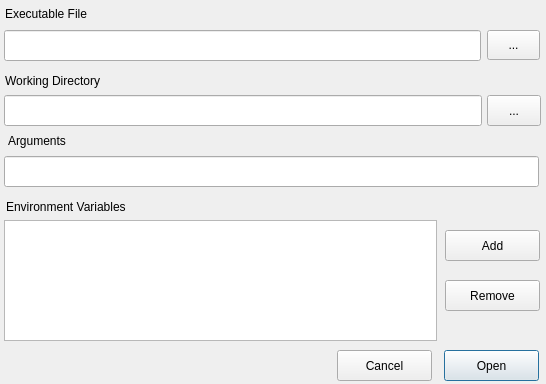
<?xml version="1.0" encoding="UTF-8"?>
<ui version="4.0">
 <class>Dialog</class>
 <widget class="QDialog" name="Dialog">
  <property name="geometry">
   <rect>
    <x>0</x>
    <y>0</y>
    <width>546</width>
    <height>384</height>
   </rect>
  </property>
  <property name="windowTitle">
   <string>Dialog</string>
  </property>
  <widget class="QPushButton" name="cmdOpen">
   <property name="geometry">
    <rect>
     <x>444</x>
     <y>350</y>
     <width>95</width>
     <height>31</height>
    </rect>
   </property>
   <property name="text">
    <string>Open</string>
   </property>
  </widget>
  <widget class="QPushButton" name="cmdCancel">
   <property name="geometry">
    <rect>
     <x>337</x>
     <y>350</y>
     <width>95</width>
     <height>31</height>
    </rect>
   </property>
   <property name="text">
    <string>Cancel</string>
   </property>
  </widget>
  <widget class="QLabel" name="lblExecFile">
   <property name="geometry">
    <rect>
     <x>5</x>
     <y>3</y>
     <width>111</width>
     <height>21</height>
    </rect>
   </property>
   <property name="text">
    <string>Executable File</string>
   </property>
  </widget>
  <widget class="QLineEdit" name="entryExecutable">
   <property name="geometry">
    <rect>
     <x>4</x>
     <y>30</y>
     <width>477</width>
     <height>31</height>
    </rect>
   </property>
  </widget>
  <widget class="QToolButton" name="cmdExec">
   <property name="geometry">
    <rect>
     <x>487</x>
     <y>30</y>
     <width>53</width>
     <height>30</height>
    </rect>
   </property>
   <property name="text">
    <string>...</string>
   </property>
  </widget>
  <widget class="QLabel" name="lblWorkingDir">
   <property name="geometry">
    <rect>
     <x>5</x>
     <y>70</y>
     <width>121</width>
     <height>21</height>
    </rect>
   </property>
   <property name="text">
    <string>Working Directory</string>
   </property>
  </widget>
  <widget class="QLineEdit" name="entryWorking">
   <property name="geometry">
    <rect>
     <x>4</x>
     <y>95</y>
     <width>478</width>
     <height>31</height>
    </rect>
   </property>
  </widget>
  <widget class="QToolButton" name="cmdDir">
   <property name="geometry">
    <rect>
     <x>487</x>
     <y>95</y>
     <width>54</width>
     <height>31</height>
    </rect>
   </property>
   <property name="text">
    <string>...</string>
   </property>
  </widget>
  <widget class="QLineEdit" name="entryArg">
   <property name="geometry">
    <rect>
     <x>4</x>
     <y>156</y>
     <width>535</width>
     <height>31</height>
    </rect>
   </property>
  </widget>
  <widget class="QLabel" name="lblArg">
   <property name="geometry">
    <rect>
     <x>8</x>
     <y>130</y>
     <width>81</width>
     <height>21</height>
    </rect>
   </property>
   <property name="text">
    <string>Arguments</string>
   </property>
  </widget>
  <widget class="QLabel" name="lblEnv">
   <property name="geometry">
    <rect>
     <x>6</x>
     <y>196</y>
     <width>151</width>
     <height>21</height>
    </rect>
   </property>
   <property name="text">
    <string>Environment Variables</string>
   </property>
  </widget>
  <widget class="QColumnView" name="envVarView">
   <property name="geometry">
    <rect>
     <x>4</x>
     <y>220</y>
     <width>433</width>
     <height>121</height>
    </rect>
   </property>
  </widget>
  <widget class="QPushButton" name="cmdAdd">
   <property name="geometry">
    <rect>
     <x>445</x>
     <y>230</y>
     <width>95</width>
     <height>31</height>
    </rect>
   </property>
   <property name="text">
    <string>Add</string>
   </property>
  </widget>
  <widget class="QPushButton" name="cmdRemove">
   <property name="geometry">
    <rect>
     <x>445</x>
     <y>280</y>
     <width>95</width>
     <height>31</height>
    </rect>
   </property>
   <property name="text">
    <string>Remove</string>
   </property>
  </widget>
 </widget>
 <resources/>
 <connections/>
</ui>
